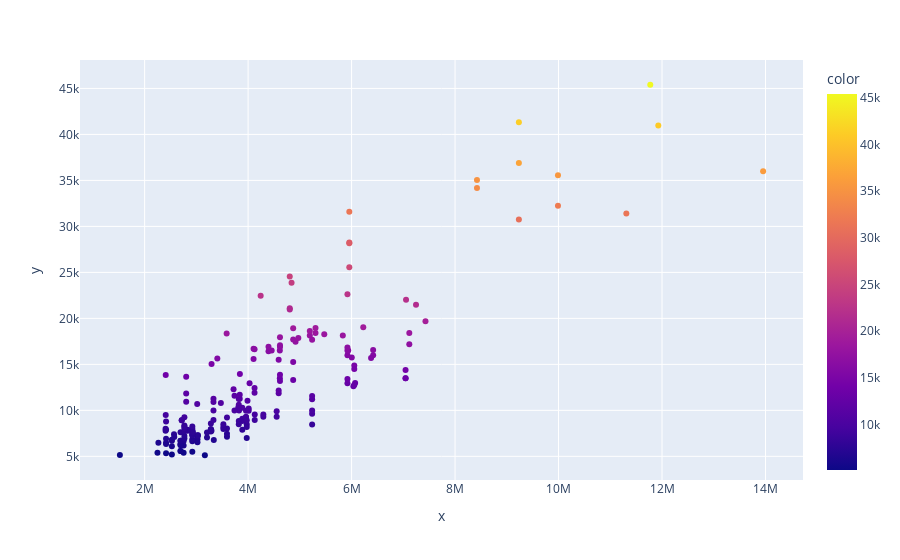

Here is the notebook cell this chart was saved with:
### Markdown cell above
Combine engine related terms

### Code cell
import plotly.express as px
px.scatter(x=(df['peakrpm']*df['horsepower']*df["enginesize"]*df["boreratio"]),y=df['price'],color=df['price'])

### Figure 1 — Plotly figure (JSON) as saved in the notebook; plotly's stock layout.template omitted (floating-point values rounded to 4 significant figures; data arrays with more than 128 entries replaced by an {"elided": "..."} marker saying what was removed)
{"data": [{"hovertemplate": "x=%{x}<br>y=%{y}<br>color=%{marker.color}<extra></extra>", "legendgroup": "", "marker": {"color": {"elided": "202 float values"}, "coloraxis": "coloraxis", "symbol": "circle"}, "mode": "markers", "name": "", "orientation": "v", "showlegend": false, "type": "scatter", "x": {"elided": "202 float values"}, "xaxis": "x", "y": {"elided": "202 float values"}, "yaxis": "y"}], "layout": {"coloraxis": {"colorbar": {"title": {"text": "color"}}, "colorscale": [[0, "#0d0887"], [0.1111, "#46039f"], [0.2222, "#7201a8"], [0.3333, "#9c179e"], [0.4444, "#bd3786"], [0.5556, "#d8576b"], [0.6667, "#ed7953"], [0.7778, "#fb9f3a"], [0.8889, "#fdca26"], [1, "#f0f921"]]}, "legend": {"tracegroupgap": 0}, "margin": {"t": 60}, "xaxis": {"anchor": "y", "domain": [0, 1], "title": {"text": "x"}}, "yaxis": {"anchor": "x", "domain": [0, 1], "title": {"text": "y"}}}}
